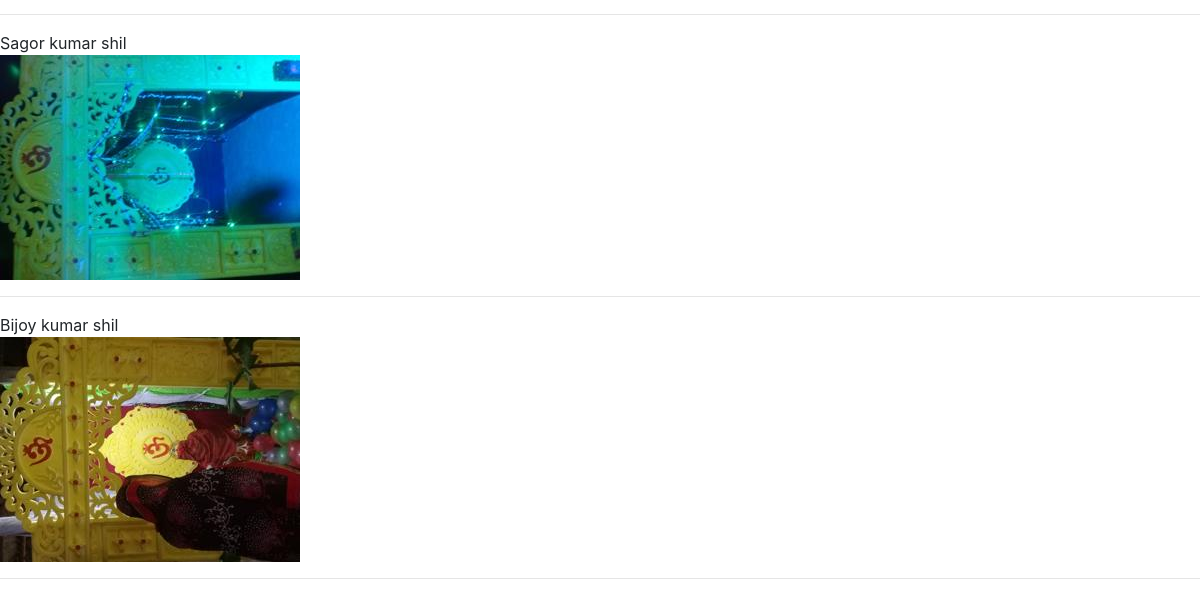
Before: /tuition_App/posts/ (lower part) with the older database file.
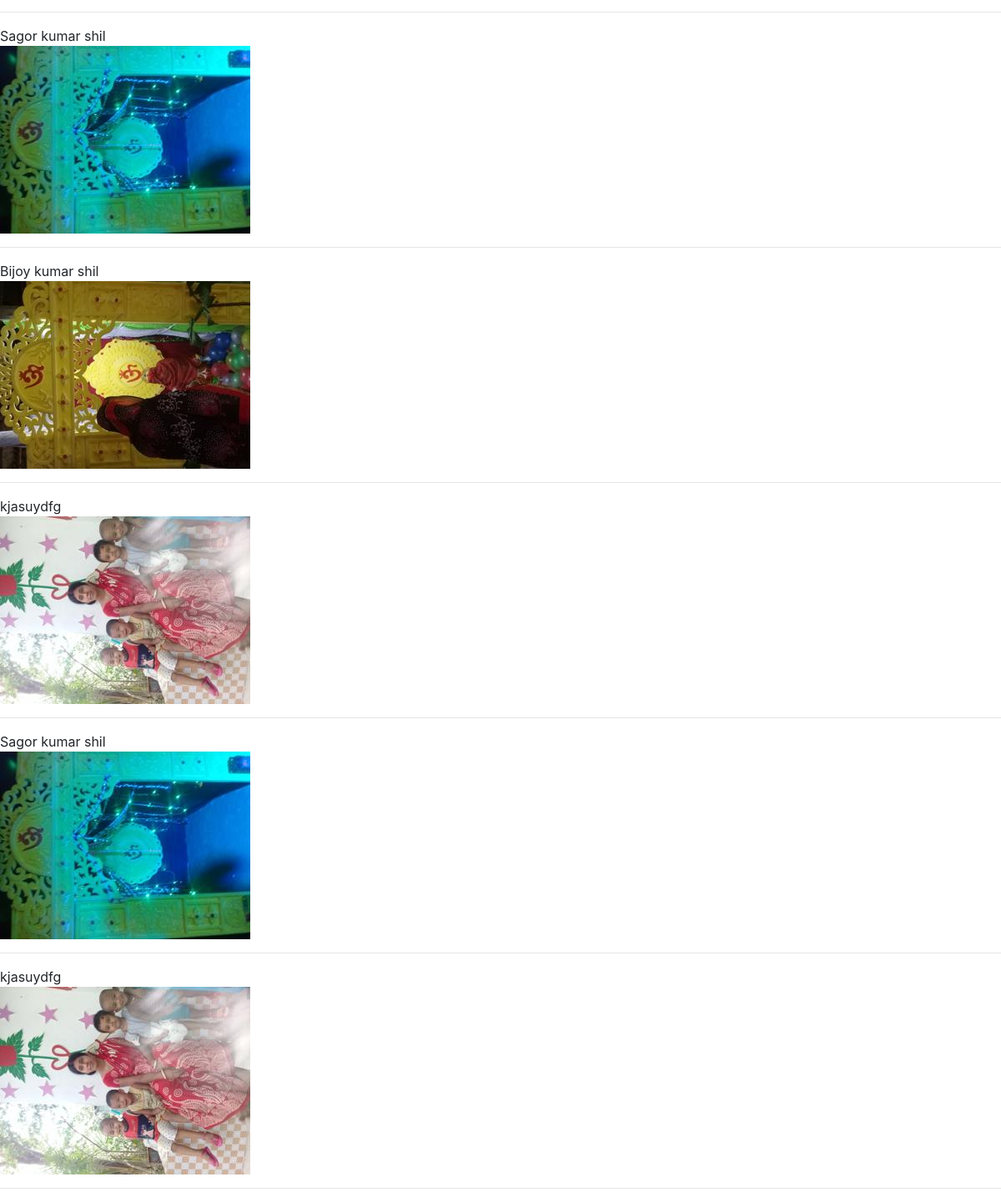
After: the same page with the newer database file.
### tuition_App/models.py (models this page shows, shortened)
class Post(models.Model):
    CATEGORY = (
        ("Teacher", "Teacher"),
        ("Student", "Student"),
    )
    MEDIUM = (
        ("bangla", "bangla"),
        ("English", "English"),
        ("Urdu", "Urdu"),
        ("Hindi", "Hindi"),
        ("Arabic", "Arabic"),
    )
    user = models.ForeignKey(User, on_delete=models.CASCADE, blank=True, null=True)
    id = models.AutoField(primary_key=True)
    title = models.CharField(max_length=101)
    slug = models.CharField(max_length=100, default=title)
    email = models.EmailField()
    salary = models.FloatField()
    details = models.TextField()
    available = models.BooleanField()
    category = models.CharField(max_length=100, choices=CATEGORY)
    created_at = models.DateTimeField(default=now)
    image = models.ImageField(default="default.jpg", upload_to="tuition/images")
    medium = MultiSelectField(
        max_length=100, max_choices=5, choices=MEDIUM, default="bangla"
    )
    subject = models.ManyToManyField(Subject, related_name="subject_set")
    class_in = models.ManyToManyField(Class_in, related_name="class_set")

### tuition_App/views.py (the view)
# urls.py: path("posts/", postview, name="posts"),
def postview(request):
    post = Post.objects.all()
    return render(request, "tuition/postview.html", {"post": post})

### templates/tuition/postview.html
{% extends 'basic.html'%}
{% block body %}
{% for p in post %}
{{p.title}} <br>
<img src="/media/{{p.image}}" alt="">
<hr>
{% endfor %}
{% endblock body %}

### templates/basic.html (shortened to what this page needs)
<!doctype html>
<html lang="en">
<head>
    <link rel="stylesheet" href="https://cdn.jsdelivr.net/npm/bootstrap@4.5.3/dist/css/bootstrap.min.css"
>
</head>
<body>
    {% block body %}{% endblock body %}
</body>
</html>

Changed rows visible on the page:
added Post: title "kjasuydfg", image (picture)
added Post: title "Sagor kumar shil", image (picture)
added Post: title "kjasuydfg", image (picture)
